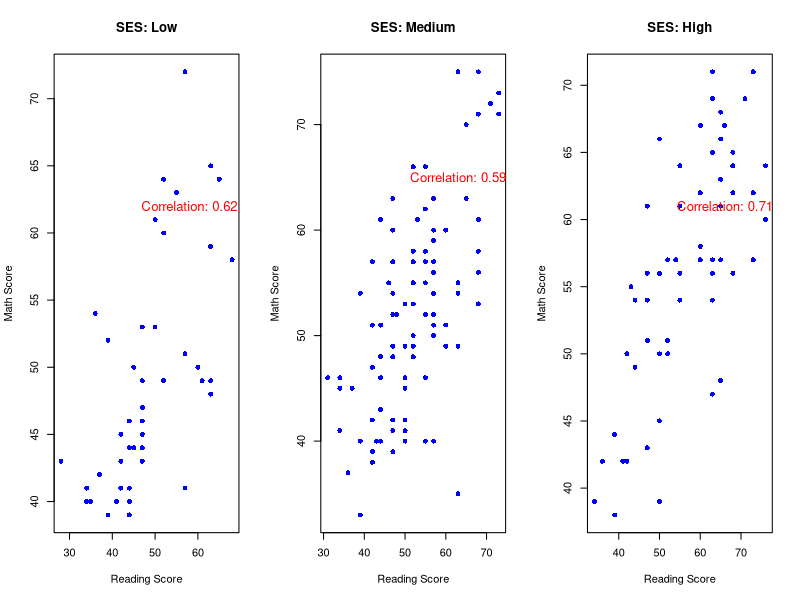

This figure's R source:
## ---- chunk 1
# Clear the environment
rm(list = ls())

# Load the libraries
library(here)

# Read in the data
hsb2 <- read.csv(here("Data", "hsb2.csv"))

# Create a separate matrix for each SES level that contains the five test scores
hsb2_low <- as.matrix(hsb2[hsb2$ses == 1, 7:11])
hsb2_med <- as.matrix(hsb2[hsb2$ses == 2, 7:11])
hsb2_high <- as.matrix(hsb2[hsb2$ses == 3, 7:11])

# Eliminate matrix row names
row.names(hsb2_low) <- NULL
row.names(hsb2_med) <- NULL
row.names(hsb2_high) <- NULL

# Create a list with these three matrices
hsb2_list <- list(Low = hsb2_low,
                  Medium = hsb2_med,
                  High = hsb2_high)

# Remove the temporary objects
rm(hsb2, hsb2_low, hsb2_med, hsb2_high)
## ---- chunk 2
par(mfrow = c(1, 3))  # Set up 3 plots in one row

for (ses in names(hsb2_list)) {  
  scores <- hsb2_list[[ses]]  
  
  # Calculate the correlation between reading and math scores
  correlation <- cor(scores[, "read"], scores[, "math"])
  
  # Round the correlation value for cleaner display
  rounded_correlation <- round(correlation, 2)
  
  # Create the scatter plot for reading vs math
  plot(scores[, "read"], scores[, "math"],  
       xlab = "Reading Score", ylab = "Math Score",  
       main = paste("SES:", ses), pch = 16, col = "blue")  
  
  # Add the correlation text to the plot
  text(x = max(scores[, "read"]) - 10, y = max(scores[, "math"]) - 10, 
       labels = paste("Correlation:", rounded_correlation), col = "red", cex = 1.2)
  
  # Optionally print the correlation for each SES group
  print(paste("SES:", ses, "Correlation:", rounded_correlation))
}

par(mfrow = c(1, 1))  # Reset plot layout

## ---- chunk 3
for (ses in names(hsb2_list)) {  
  scores <- hsb2_list[[ses]]  
  for (i in 1:nrow(scores)) {  
    reading_score <- scores[i, "read"]  
    print(paste("SES:", ses, "Subject:", i, "Reading Score:", reading_score))  
  }  
}  
